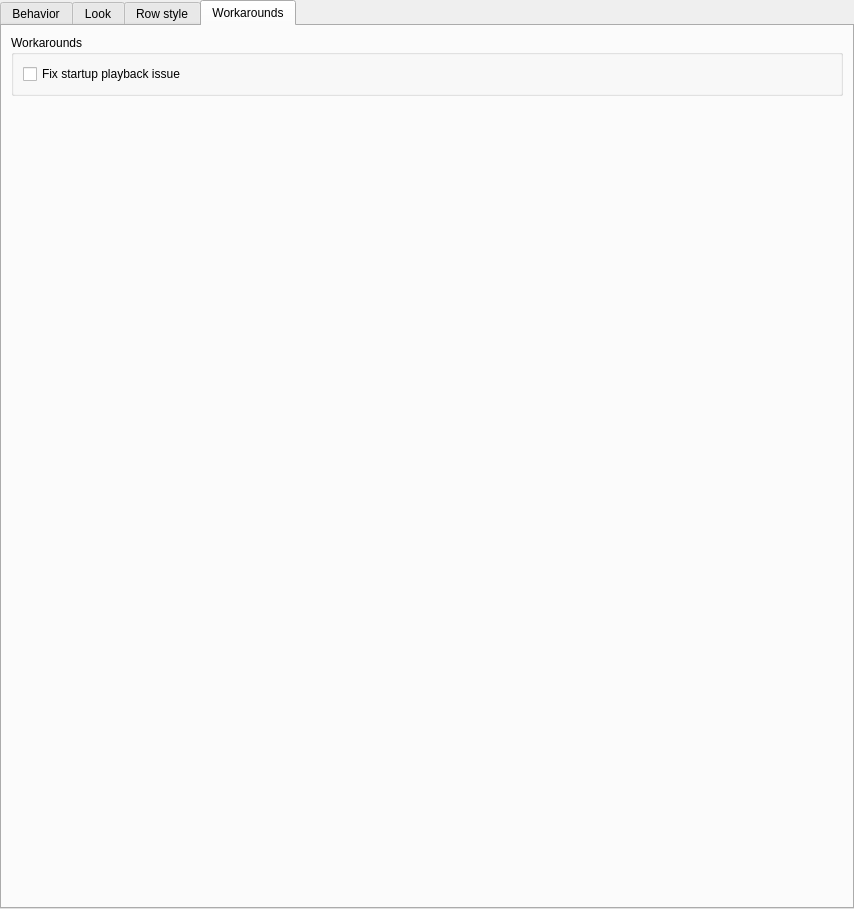
<?xml version="1.0" encoding="UTF-8"?>
<ui version="4.0">
 <class>GUI_PlaylistPreferences</class>
 <widget class="QWidget" name="GUI_PlaylistPreferences">
  <property name="geometry">
   <rect>
    <x>0</x>
    <y>0</y>
    <width>854</width>
    <height>909</height>
   </rect>
  </property>
  <layout class="QGridLayout" name="gridLayout">
   <property name="leftMargin">
    <number>0</number>
   </property>
   <property name="topMargin">
    <number>0</number>
   </property>
   <property name="rightMargin">
    <number>0</number>
   </property>
   <property name="bottomMargin">
    <number>0</number>
   </property>
   <item row="0" column="0">
    <widget class="QTabWidget" name="tabWidget">
     <property name="focusPolicy">
      <enum>Qt::NoFocus</enum>
     </property>
     <property name="currentIndex">
      <number>3</number>
     </property>
     <widget class="QWidget" name="tab">
      <attribute name="title">
       <string>Behavior</string>
      </attribute>
      <layout class="QGridLayout" name="gridLayout_4">
       <item row="5" column="0">
        <widget class="Line" name="line">
         <property name="orientation">
          <enum>Qt::Horizontal</enum>
         </property>
        </widget>
       </item>
       <item row="6" column="0">
        <widget class="QScrollArea" name="scrollArea">
         <property name="widgetResizable">
          <bool>true</bool>
         </property>
         <widget class="QWidget" name="scrollAreaWidgetContents">
          <property name="geometry">
           <rect>
            <x>0</x>
            <y>0</y>
            <width>826</width>
            <height>837</height>
           </rect>
          </property>
          <layout class="QVBoxLayout" name="verticalLayout_5">
           <item>
            <widget class="QGroupBox" name="groupBox">
             <property name="title">
              <string>Start up</string>
             </property>
             <layout class="QVBoxLayout" name="verticalLayout">
              <property name="spacing">
               <number>6</number>
              </property>
              <property name="topMargin">
               <number>6</number>
              </property>
              <property name="bottomMargin">
               <number>6</number>
              </property>
              <item>
               <widget class="QCheckBox" name="cbLoadTemporaryPlaylists">
                <property name="text">
                 <string>Load temporary playlists</string>
                </property>
               </widget>
              </item>
              <item>
               <widget class="QCheckBox" name="cbLoadSavedPlaylists">
                <property name="text">
                 <string>Load saved playlists</string>
                </property>
                <property name="checked">
                 <bool>true</bool>
                </property>
               </widget>
              </item>
              <item>
               <widget class="Line" name="line_3">
                <property name="orientation">
                 <enum>Qt::Horizontal</enum>
                </property>
               </widget>
              </item>
              <item>
               <widget class="QCheckBox" name="cbStartPlaying">
                <property name="text">
                 <string>Start playing</string>
                </property>
               </widget>
              </item>
              <item>
               <widget class="QCheckBox" name="cbLoadLastTrack">
                <property name="text">
                 <string>Load last track on startup</string>
                </property>
               </widget>
              </item>
              <item>
               <widget class="QCheckBox" name="cbRememberTime">
                <property name="text">
                 <string>Remember time of last track</string>
                </property>
               </widget>
              </item>
             </layout>
            </widget>
           </item>
           <item>
            <widget class="QGroupBox" name="groupBox_2">
             <property name="title">
              <string>Stop behaviour</string>
             </property>
             <layout class="QVBoxLayout" name="verticalLayout_2">
              <property name="topMargin">
               <number>6</number>
              </property>
              <property name="bottomMargin">
               <number>6</number>
              </property>
              <item>
               <widget class="QCheckBox" name="cbRememberAfterStop">
                <property name="text">
                 <string>Load last track after pressing stop</string>
                </property>
               </widget>
              </item>
             </layout>
            </widget>
           </item>
           <item>
            <widget class="QGroupBox" name="gbCurrentTrack">
             <property name="title">
              <string>Current track</string>
             </property>
             <layout class="QVBoxLayout" name="verticalLayout_3">
              <item>
               <widget class="QCheckBox" name="cbJumpToCurrentTrack">
                <property name="text">
                 <string>Jump to current track when track changes</string>
                </property>
               </widget>
              </item>
             </layout>
            </widget>
           </item>
           <item>
            <widget class="QGroupBox" name="gbSearch">
             <property name="title">
              <string>Search</string>
             </property>
             <layout class="QVBoxLayout" name="verticalLayout_4">
              <item>
               <widget class="QCheckBox" name="cbPlayTrackAfterSearch">
                <property name="text">
                 <string>Play track after search</string>
                </property>
               </widget>
              </item>
             </layout>
            </widget>
           </item>
           <item>
            <spacer name="verticalSpacer_3">
             <property name="orientation">
              <enum>Qt::Vertical</enum>
             </property>
             <property name="sizeHint" stdset="0">
              <size>
               <width>20</width>
               <height>40</height>
              </size>
             </property>
            </spacer>
           </item>
          </layout>
         </widget>
        </widget>
       </item>
      </layout>
     </widget>
     <widget class="QWidget" name="tab_2">
      <attribute name="title">
       <string>Look</string>
      </attribute>
      <layout class="QVBoxLayout" name="verticalLayout_7">
       <item>
        <widget class="QGroupBox" name="groupBox_4">
         <property name="title">
          <string>Visible items</string>
         </property>
         <layout class="QVBoxLayout" name="verticalLayout_9">
          <item>
           <widget class="QCheckBox" name="cbShowClearButton">
            <property name="text">
             <string>Show clear button</string>
            </property>
           </widget>
          </item>
          <item>
           <widget class="QCheckBox" name="cbShowBottomBar">
            <property name="text">
             <string>Show footer</string>
            </property>
           </widget>
          </item>
          <item>
           <widget class="QCheckBox" name="cbShowNumbers">
            <property name="text">
             <string>Show numbers</string>
            </property>
           </widget>
          </item>
          <item>
           <widget class="QCheckBox" name="cbShowCovers">
            <property name="text">
             <string>Show covers</string>
            </property>
           </widget>
          </item>
          <item>
           <widget class="QCheckBox" name="cbShowRating">
            <property name="text">
             <string>Show rating</string>
            </property>
           </widget>
          </item>
         </layout>
        </widget>
       </item>
       <item>
        <widget class="QGroupBox" name="groupBox_5">
         <property name="title">
          <string>Current track</string>
         </property>
         <layout class="QGridLayout" name="gridLayout_3">
          <item row="0" column="0">
           <widget class="QCheckBox" name="cbCustomColorStandard">
            <property name="text">
             <string>Custom font color in standard theme</string>
            </property>
           </widget>
          </item>
          <item row="1" column="0">
           <widget class="QCheckBox" name="cbCustomColorDark">
            <property name="text">
             <string>Custom font color in dark theme</string>
            </property>
           </widget>
          </item>
          <item row="1" column="1">
           <widget class="QPushButton" name="btnCustomColorDark">
            <property name="sizePolicy">
             <sizepolicy hsizetype="Maximum" vsizetype="Fixed">
              <horstretch>0</horstretch>
              <verstretch>0</verstretch>
             </sizepolicy>
            </property>
            <property name="text">
             <string notr="true">...</string>
            </property>
           </widget>
          </item>
          <item row="0" column="1">
           <widget class="QPushButton" name="btnCustomColorStandard">
            <property name="sizePolicy">
             <sizepolicy hsizetype="Maximum" vsizetype="Fixed">
              <horstretch>0</horstretch>
              <verstretch>0</verstretch>
             </sizepolicy>
            </property>
            <property name="text">
             <string notr="true">...</string>
            </property>
           </widget>
          </item>
         </layout>
        </widget>
       </item>
       <item>
        <spacer name="verticalSpacer">
         <property name="orientation">
          <enum>Qt::Vertical</enum>
         </property>
         <property name="sizeHint" stdset="0">
          <size>
           <width>20</width>
           <height>40</height>
          </size>
         </property>
        </spacer>
       </item>
      </layout>
     </widget>
     <widget class="QWidget" name="tab_3">
      <attribute name="title">
       <string>Row style</string>
      </attribute>
      <layout class="QVBoxLayout" name="verticalLayout_8">
       <item>
        <widget class="QGroupBox" name="groupBox_6">
         <property name="title">
          <string>Row style</string>
         </property>
         <layout class="QVBoxLayout" name="verticalLayout_10">
          <item>
           <layout class="QHBoxLayout" name="horizontalLayout">
            <item>
             <widget class="QLineEdit" name="leExpression"/>
            </item>
            <item>
             <widget class="QPushButton" name="btnDefault">
              <property name="text">
               <string notr="true">Default</string>
              </property>
             </widget>
            </item>
            <item>
             <widget class="QPushButton" name="btnTemplateHelp">
              <property name="text">
               <string>Help</string>
              </property>
             </widget>
            </item>
           </layout>
          </item>
          <item>
           <widget class="QWidget" name="widgetTemplateHelp" native="true">
            <layout class="QGridLayout" name="gridLayout_2">
             <item row="8" column="0">
              <widget class="QLabel" name="label_9">
               <property name="text">
                <string>Example</string>
               </property>
              </widget>
             </item>
             <item row="7" column="0">
              <widget class="QLabel" name="filenameTitle">
               <property name="text">
                <string notr="true">File name</string>
               </property>
              </widget>
             </item>
             <item row="4" column="1">
              <widget class="QLabel" name="label_6">
               <property name="text">
                <string notr="true">%title%</string>
               </property>
              </widget>
             </item>
             <item row="8" column="1">
              <widget class="QLabel" name="label_2">
               <property name="text">
                <string notr="true"> %nr% - '%title%' - %artist%</string>
               </property>
              </widget>
             </item>
             <item row="7" column="1">
              <widget class="QLabel" name="label_10">
               <property name="text">
                <string notr="true">%filename%</string>
               </property>
              </widget>
             </item>
             <item row="1" column="0">
              <widget class="QLabel" name="label_4">
               <property name="font">
                <font>
                 <italic>true</italic>
                </font>
               </property>
               <property name="text">
                <string>'italic text'</string>
               </property>
              </widget>
             </item>
             <item row="4" column="0">
              <widget class="QLabel" name="labTitle">
               <property name="text">
                <string notr="true">title</string>
               </property>
              </widget>
             </item>
             <item row="6" column="1">
              <widget class="QLabel" name="label_8">
               <property name="text">
                <string notr="true">%album%</string>
               </property>
              </widget>
             </item>
             <item row="6" column="0">
              <widget class="QLabel" name="labAlbum">
               <property name="text">
                <string notr="true">album</string>
               </property>
              </widget>
             </item>
             <item row="3" column="1">
              <widget class="QLabel" name="label_5">
               <property name="text">
                <string notr="true">%nr%</string>
               </property>
              </widget>
             </item>
             <item row="3" column="0">
              <widget class="QLabel" name="labTrackNumber">
               <property name="text">
                <string notr="true">track number</string>
               </property>
              </widget>
             </item>
             <item row="5" column="0">
              <widget class="QLabel" name="labArtist">
               <property name="text">
                <string notr="true">artist</string>
               </property>
              </widget>
             </item>
             <item row="5" column="1">
              <widget class="QLabel" name="label_7">
               <property name="text">
                <string notr="true">%artist%</string>
               </property>
              </widget>
             </item>
             <item row="2" column="0">
              <widget class="QLabel" name="label">
               <property name="font">
                <font>
                 <weight>75</weight>
                 <bold>true</bold>
                </font>
               </property>
               <property name="text">
                <string>*bold text*</string>
               </property>
              </widget>
             </item>
            </layout>
           </widget>
          </item>
         </layout>
        </widget>
       </item>
       <item>
        <widget class="Line" name="line_4">
         <property name="orientation">
          <enum>Qt::Horizontal</enum>
         </property>
        </widget>
       </item>
       <item>
        <spacer name="verticalSpacer_2">
         <property name="orientation">
          <enum>Qt::Vertical</enum>
         </property>
         <property name="sizeHint" stdset="0">
          <size>
           <width>20</width>
           <height>40</height>
          </size>
         </property>
        </spacer>
       </item>
      </layout>
     </widget>
     <widget class="QWidget" name="tab_4">
      <attribute name="title">
       <string>Workarounds</string>
      </attribute>
      <layout class="QVBoxLayout" name="verticalLayout_11">
       <item>
        <widget class="QGroupBox" name="groupBox_3">
         <property name="title">
          <string>Workarounds</string>
         </property>
         <layout class="QVBoxLayout" name="verticalLayout_6">
          <item>
           <widget class="QCheckBox" name="cb_startupPlaybackWorkaround263">
            <property name="text">
             <string notr="true">Fix startup playback issue</string>
            </property>
           </widget>
          </item>
         </layout>
        </widget>
       </item>
       <item>
        <spacer name="verticalSpacer_4">
         <property name="orientation">
          <enum>Qt::Vertical</enum>
         </property>
         <property name="sizeHint" stdset="0">
          <size>
           <width>20</width>
           <height>40</height>
          </size>
         </property>
        </spacer>
       </item>
      </layout>
     </widget>
    </widget>
   </item>
  </layout>
 </widget>
 <tabstops>
  <tabstop>cbLoadTemporaryPlaylists</tabstop>
  <tabstop>cbLoadSavedPlaylists</tabstop>
  <tabstop>cbRememberAfterStop</tabstop>
 </tabstops>
 <resources/>
 <connections/>
</ui>
